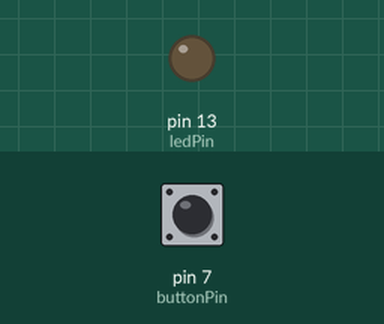
Recording of a sketch running on a simulated Arduino Uno, built with avr-gcc and run on an emulated ATmega328P. On the bench: output pins drawn as LEDs (lit = HIGH). Inputs (shaded band) come from the test bench; at power-on: pin 7 (buttonPin) HIGH.

Above: at 1.2 s.
1.3 s: pin 7 (buttonPin) pulled LOW for 0.15 s
At 1.37 s:
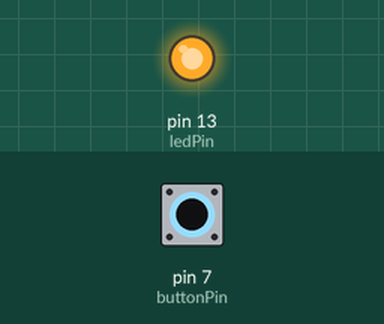
2.9 s: pin 7 (buttonPin) pulled LOW for 3.2 s
At 6.9 s:
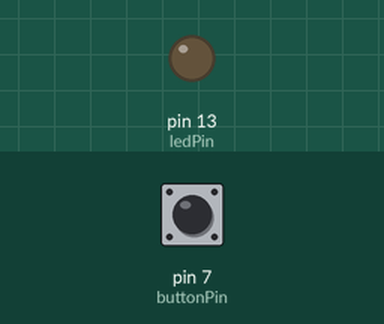
Timing chart, 0 to 8.4 s (numbered marks = the images above; inputs shaded):
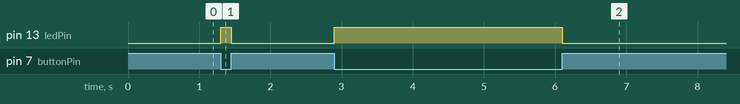

Measured:
- after the input at 1.3 s, pin 13 (ledPin): LOW → HIGH at once, → LOW 0.15 s later
- after the input at 2.9 s, pin 13 (ledPin): LOW → HIGH at once, → LOW 3.2 s later

The sketch:

02_led_switch.ino
```cpp
int ledPin = 13;
int buttonPin = 7;

void setup() {
  pinMode(ledPin, OUTPUT);
  pinMode(buttonPin, INPUT_PULLUP);  // Enable internal pull-up
}

void loop() {
  int buttonState = digitalRead(buttonPin);

  if (buttonState == LOW) {
    digitalWrite(ledPin, HIGH);  // Button pressed (LOW) → LED ON
  } else {
    digitalWrite(ledPin, LOW);   // Button not pressed → LED OFF
  }
}
```
